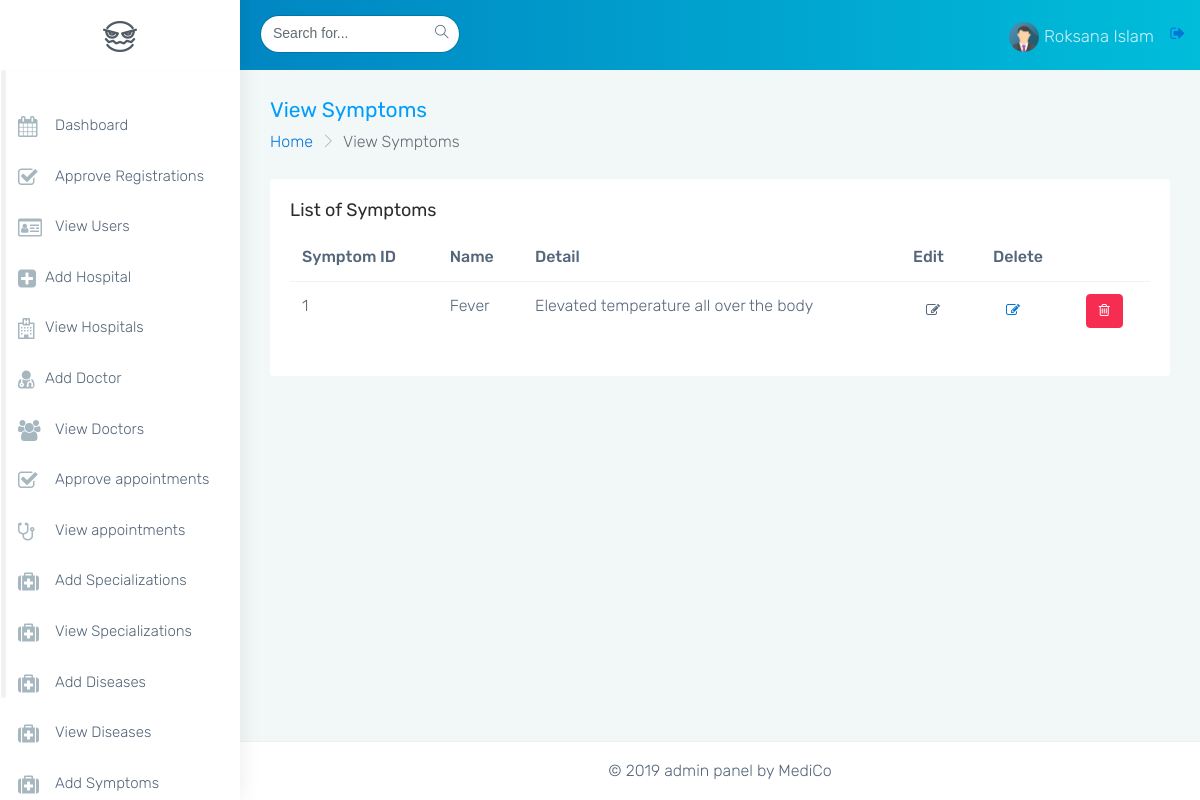
The app's page /mediment-admin/monster-html/view_symptoms.php (signed in), older data.
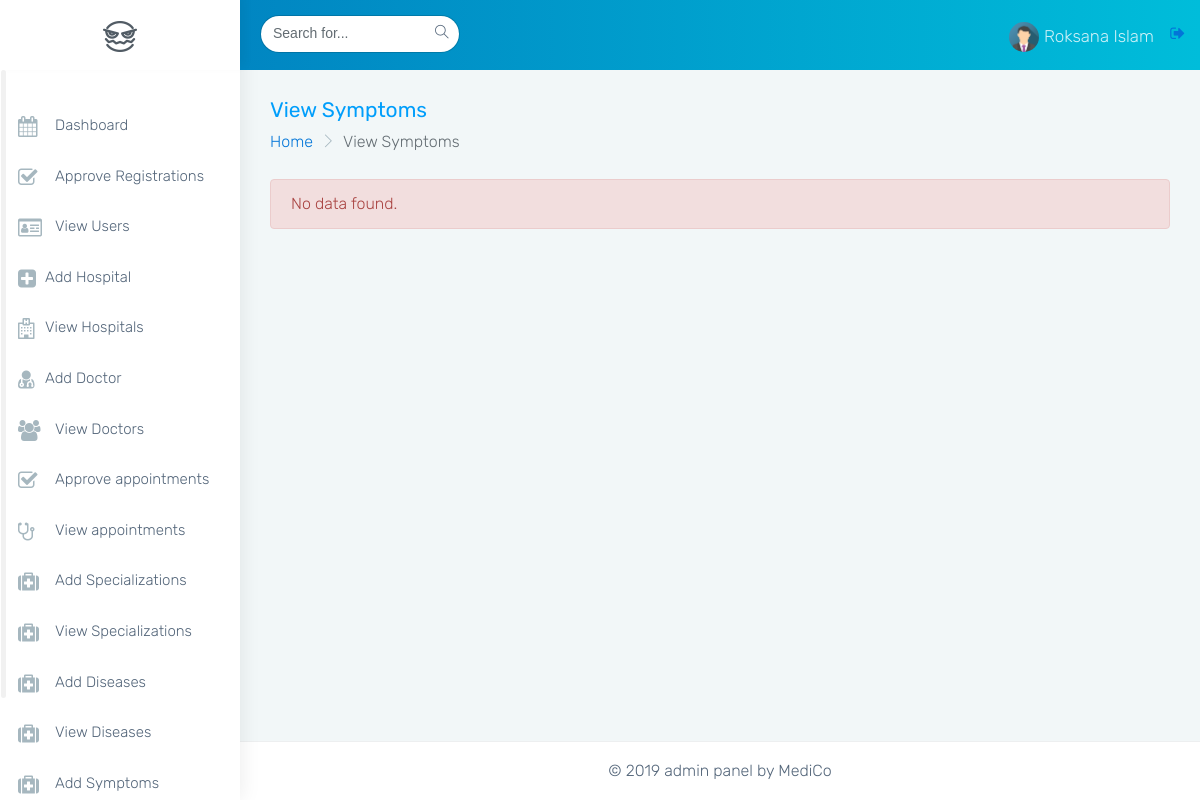
The same page, newer data.
### tables this page shows
CREATE TABLE `symptoms` (
  `symptomid` int(11) NOT NULL AUTO_INCREMENT,
  `name` varchar(45) DEFAULT NULL,
  `details` varchar(200) DEFAULT NULL,
  `isdelete` char(1) DEFAULT '0',
  `created_at` datetime DEFAULT CURRENT_TIMESTAMP,
  `updated_at` datetime DEFAULT CURRENT_TIMESTAMP ON UPDATE CURRENT_TIMESTAMP,
  PRIMARY KEY (`symptomid`),
  UNIQUE KEY `symptomid_UNIQUE` (`symptomid`)
);

### mediment-admin/monster-html/view_symptoms.php (the view, shortened to what this page needs)
<?php
    include('common/html_head.php');
    include('common/db_connection.php');
    $sql="SELECT * FROM symptoms WHERE isdelete='0' ORDER BY symptomid";
    $result=mysqli_query($connect,$sql);
    $num_of_rows = mysqli_num_rows($result);
?>
<body class="fix-header card-no-border">
    <div id="main-wrapper">
        <?php
        include('common/header.php');
        ?>
        <?php
        include('common/side_nav.php');
        ?>
        <div class="page-wrapper">
            <div class="container-fluid">
                <div class="row page-titles">
                    <div class="col-md-6 col-8 align-self-center">
                        <h3 class="text-themecolor m-b-0 m-t-0">View Symptoms</h3>
                        <ol class="breadcrumb">
                            <li class="breadcrumb-item"><a href="javascript:void(0)">Home</a></li>
                            <li class="breadcrumb-item active">View Symptoms</li>
                        </ol>
                    </div>
                </div>
                <?php
                if($num_of_rows > 0){
                ?>
                <div class="row">
                    <div class="col-sm-12">
                        <div class="card">
                            <div class="card-block">
                                <h4 class="card-title">List of Symptoms</h4>
                                <div class="table-responsive">
                                    <table class="table">
                                        <thead>
                                            <tr>
                                                <th>Symptom ID</th>
                                                <th>Name</th>
                                                <th>Detail</th>
                                                <th>Edit</th>
                                                <th>Delete</th>
                                            </tr>
                                        </thead>
                                        <tbody>
                                            <?php
                                            while($row=mysqli_fetch_assoc($result)){
                                              ?>
                                            <tr>
                                                <td><?php echo $row['symptomid'];?></td>
                                                <td><?php echo ucwords(strtolower($row['name'])); ?></td>
                                                <td><?php echo $row['details'];?></td>
                                                <td><a class="btn btn-default"><i class="fa fa-edit"></i></a></td>
                                                <td><a href="update_symptoms.php?id=<?php echo $row['hospitalid']; ?>" class="btn btn-default"><i class="fa fa-edit"></i></a></td>
                                               <td><a href="delete_symptoms.php?id=<?php echo $row['hospitalid'];?>" class="btn btn-danger"><i class="fa fa-trash-o"></i></a></td>
                                            </tr>
                                            <?php
                                            }
                                            ?>
                                        </tbody>
                                    </table>
                                </div>
                            </div>
                            <?php
                              }
                              else if($num_of_rows == 0){
                               ?>
                               <div class='alert alert-danger'>
                                No data found.
                               </div>
                               <?php
                                }
                               ?>
                        </div>
                    </div>
                </div>
            </div>
            <?php
            include('common/footer.php');
            ?>
</body>
</html>

### mediment-admin/monster-html/common/html_head.php (shortened to what this page needs)
<!DOCTYPE html>
<html lang="en">
<head>
    <link href="../assets/plugins/bootstrap/css/bootstrap.min.css" rel="stylesheet">
    <link href="css/style.css" rel="stylesheet">
    <link href="css/colors/blue.css" id="theme" rel="stylesheet">
</head>

### mediment-admin/monster-html/common/header.php (shortened to what this page needs)
<header class="topbar">
    <nav class="navbar top-navbar navbar-toggleable-sm navbar-light">
        <div class="navbar-header">
            <a class="navbar-brand" href="index.php">
                <b>
                    <img src="../assets/images/logo-icon.png" alt="homepage" class="dark-logo" />
                </b>
            </a>
        </div>
        <div class="navbar-collapse">
            <ul class="navbar-nav mr-auto mt-md-0 ">
                <li class="nav-item hidden-sm-down">
                    <form class="app-search p-l-20">
                        <input type="text" class="form-control" placeholder="Search for..."> <a class="srh-btn"><i class="ti-search"></i></a>
                    </form>
                </li>
            </ul>
            <ul class="navbar-nav my-lg-0">
                <li class="nav-item dropdown">
                    <a class="nav-link dropdown-toggle text-muted waves-effect waves-dark" href="" data-toggle="dropdown" aria-haspopup="true" aria-expanded="false"><img src="../assets/images/users/avatar.png" alt="user" class="profile-pic m-r-5" /><?php echo ($_SESSION['fullname']); ?></a>
                    <a href="logout.php"><i class="fa fa-sign-out"></i></a>
                </li>
            </ul>
        </div>
    </nav>
</header>

### mediment-admin/monster-html/common/side_nav.php (shortened to what this page needs)
<aside class="left-sidebar">
    <div class="scroll-sidebar">
        <nav class="sidebar-nav">
            <ul id="sidebarnav">
                <li>
                    <a href="index.php" class="waves-effect"><i class="fa  fa-calendar m-r-10" aria-hidden="true"></i>Dashboard</a>
                </li>
                <li>
                    <a href="approve_registrations.php" class="waves-effect"><i class="fa fa-check-square-o m-r-10" aria-hidden="true"></i>Approve Registrations</a>
                </li>
                <li>
                    <a href="view_users.php" class="waves-effect"><i class="fa fa fa-id-card-o  m-r-10" aria-hidden="true"></i>View Users</a>
                </li>
                <li>
                    <a href="add_hospitals.php" class="waves-effect"><i class="fa fa-plus-square" aria-hidden="true"></i>Add Hospital</a>
                </li>
                <li>
                    <a href="view_hospitals.php" class="waves-effect"><i class="fa fa-hospital-o" aria-hidden="true"></i>View Hospitals</a>
                </li>
                <li>
                    <a href="add_doctors.php" class="waves-effect"><i class="fa  fa-user-md" aria-hidden="true"></i>Add Doctor</a>
                </li>
                <li>
                    <a href="view_doctors.php" class="waves-effect"><i class="fa fa-users m-r-10" aria-hidden="true"></i>View Doctors</a>
                </li>
                <li>
                    <a href="approve_appointments_list.php" class="waves-effect"><i class="fa fa-check-square-o m-r-10" aria-hidden="true"></i>Approve appointments</a>
                </li>
                <li>
                    <a href="view_appointments.php" class="waves-effect"><i class="fa fa-stethoscope m-r-10" aria-hidden="true"></i>View appointments</a>
                </li>
                <li>
                    <a href="add_spec.php" class="waves-effect"><i class="fa fa-medkit m-r-10" aria-hidden="true"></i>Add Specializations</a>
                </li>
                <li>
                    <a href="view_specs.php" class="waves-effect"><i class="fa fa-medkit m-r-10" aria-hidden="true"></i>View Specializations</a>
                </li>
                <li>
                    <a href="add_diseases.php" class="waves-effect"><i class="fa fa-medkit m-r-10" aria-hidden="true"></i>Add Diseases</a>
                </li>
                <li>
                    <a href="view_diseases.php" class="waves-effect"><i class="fa fa-medkit m-r-10" aria-hidden="true"></i>View Diseases</a>
                </li>
                <li>
                    <a href="add_symptoms.php" class="waves-effect"><i class="fa fa-medkit m-r-10" aria-hidden="true"></i>Add Symptoms</a>
                </li>
            </ul>
        </nav>
    </div>
</aside>

### mediment-admin/monster-html/common/footer.php (shortened to what this page needs)
        <footer class="footer text-center">
            © 2019 admin panel by MediCo
        </footer>
    </div>
</div>

### mediment-admin/monster-html/css/colors/blue.css (style rules this page uses)
.topbar { background: #009efb; background: -moz-linear-gradient(left, #0178bc 0%, #00bdda 100%); background: -webkit-linear-gradient(left, #0178bc 0%, #00bdda 100%); background: linear-gradient(to right, #0178bc 0%, #00bdda 100%); }
.topbar .navbar-header { background: #ffffff; box-shadow: 4px -4px 10px rgba(0, 0, 0, 0.05); }
.topbar .navbar-light .navbar-nav .nav-item > a.nav-link { color: rgba(255, 255, 255, 0.8) !important; }
.text-themecolor { color: #009efb !important; }
.sidebar-nav { background: #fff; }
.sidebar-nav ul li a { color: #54667a; }
.sidebar-nav > ul > li > a { border-left: 3px solid #fff; }
.sidebar-nav > ul > li > a i { color: #a6b7bf; }

Row changes from the older to the newer data that the page shows:
removed symptoms: symptomid "1", name "Fever", details "Elevated temperature all over the body"
Text that changed along with them:
text no longer shown: "List of Symptoms Symptom ID Name Detail Edit Delete"
text now shown: "No data found."
